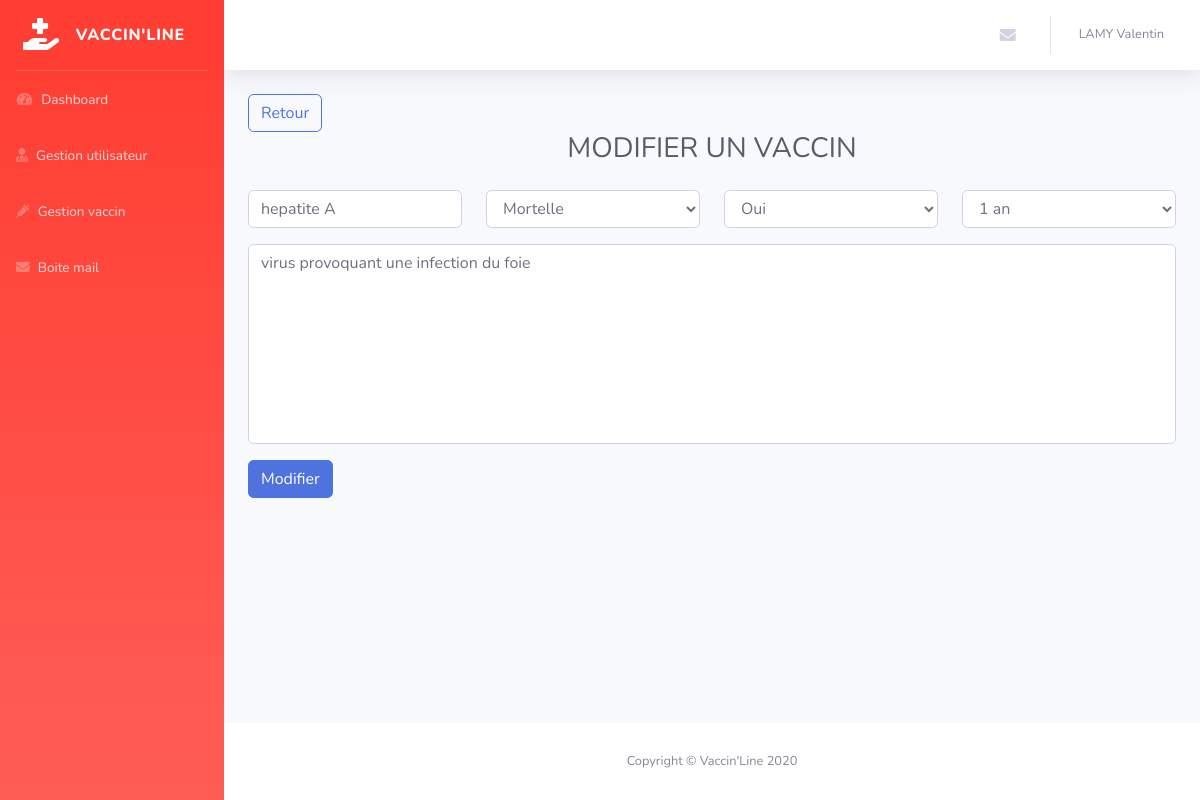
/admin/modif-vaccin.php?id=1 (signed in), run on the app's committed database.
### tables this page shows
CREATE TABLE `vl_vaccins` (
  `id` int(11) NOT NULL,
  `maladie` varchar(255) NOT NULL,
  `descriptif` varchar(255) NOT NULL,
  `renouveler_le` datetime DEFAULT NULL,
  `expiration` int(10) NOT NULL,
  `obligatoire` varchar(20) NOT NULL,
  `danger` varchar(50) NOT NULL
);

### admin/modif-vaccin.php (the view, shortened to what this page needs)
<?php
include('../inc/pdo.php');
$title = 'Modifier un vaccin';
$errors = array();
if (!empty($_GET['id']) && is_numeric($_GET['id'])) {
    $id = $_GET['id'];
    $sql = 'SELECT * FROM vl_vaccins WHERE id=:id';
    $statement = $pdo->prepare($sql);
    $statement->execute([':id' => $id ]);
    $singleVaccin = $statement->fetch();
} else {
    die('404');
}
include('inc/header-back.php');
?>
    <div class="container-fluid">
        <a href="<?php if (!empty($_GET['id'])) {
            echo 'single-vaccin.php?id=' . $_GET['id'];
        } else {
            echo 'manage-vaccin.php';
        } ?>" class="btn btn-outline-primary">Retour</a>
        <h1 class="h3 mb-4 text-center text-gray-800"><?php echo mb_strtoupper($title); ?></h1>
        <form class="" action="modif-vaccin.php?id=<?php echo $id ?>" method="post">
            <div class="row">
                <div class="col">
                    <input type="text" name="maladie" id="maladie"
                           class="form-control <?php if (!empty($errors) && count($errors['maladie']) != 0) {
                               echo 'is-invalid';
                           } ?>" <?php if (!empty($_POST['maladie'])) {
                        echo 'value="' . $_POST['maladie'] . '"';
                    } elseif (!empty($singleVaccin['maladie'])) {
                        echo 'value="' . $singleVaccin['maladie'] . '"';
                    } ?>>
                </div>
                <div class="col">
                    <select class="form-control <?php if (!empty($errors) && count($errors['danger']) != 0) {
                        echo 'is-invalid';
                    } ?>" name="danger" id="danger">
                        <option value="mortelle" <?php if (!empty($_POST['danger']) && $_POST['danger'] == 'mortelle') {
                            echo 'selected';
                        } elseif ($singleVaccin['danger'] == 'mortelle') {
                            echo 'selected';
                        } ?>>Mortelle
                        </option>
                    </select>
                </div>
                <div class="col">
                    <select class="form-control <?php if (!empty($errors) && count($errors['obligatoire']) != 0) {
                        echo 'is-invalid';
                    } ?>" name="obligatoire" id="obligatoire">
                        <option value="oui" <?php if (!empty($_POST['obligatoire']) && $_POST['obligatoire'] == 'oui') {
                            echo 'selected';
                        } elseif ($singleVaccin['obligatoire'] == 'oui') {
                            echo 'selected';
                        } ?>>Oui
                        </option>
                    </select>
                </div>
                <div class="col">
                    <select class="form-control <?php if (!empty($errors) && count($errors['expiration']) != 0) {
                        echo 'is-invalid';
                    } ?>" name="expiration" id="expiration">
                        <option value="31557600" <?php if (!empty($_POST['expiration']) && $_POST['expiration'] == '31557600') {
                            echo 'selected';
                        } elseif ($singleVaccin['expiration'] == '31557600') {
                            echo 'selected';
                        } ?>>1 an
                        </option>
                    </select>
                </div>
            </div>
            <div class="mb-3">
                <textarea name="descriptif" style="resize: none; height: 200px;"
                          class="form-control <?php if (!empty($errors) && count($errors['descriptif']) != 0) {
                              echo 'is-invalid';
                          } ?> mt-3" id="descriptif" placeholder="le descriptif de la maladie"
                          required><?php echo $singleVaccin['descriptif'] ?></textarea>
            </div>
            <input type="submit" name="submitted" value="Modifier" class="btn btn-primary">
        </form>
    </div>
<?php
include('inc/footer-back.php');

### data on the page
vl_vaccins: maladie "hepatite A", danger "Mortelle", obligatoire "Oui", expiration "1 an", descriptif "virus provoquant une infection du foie"

### other printed values
mb_strtoupper($_SESSION['user']['nom']) "LAMY"
$_SESSION['user']['prenom'] "Valentin"
mb_strtoupper($title) "MODIFIER UN VACCIN"
